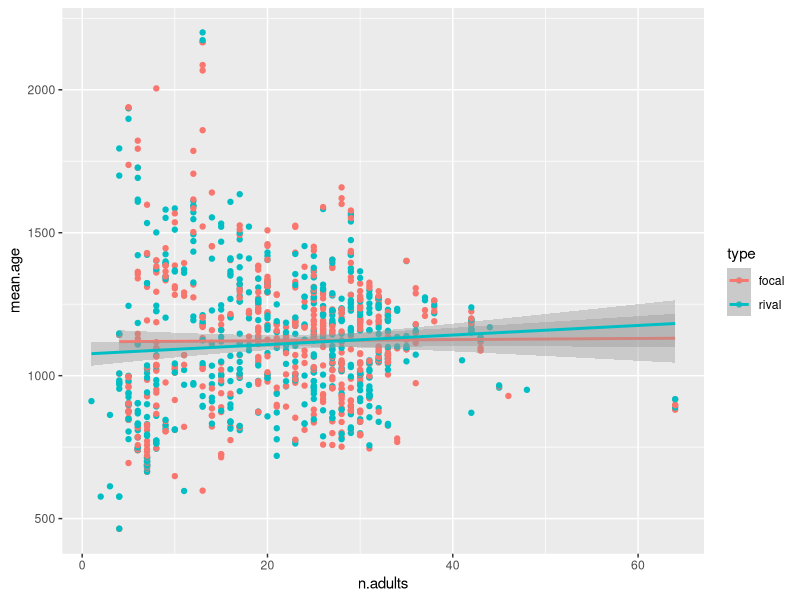
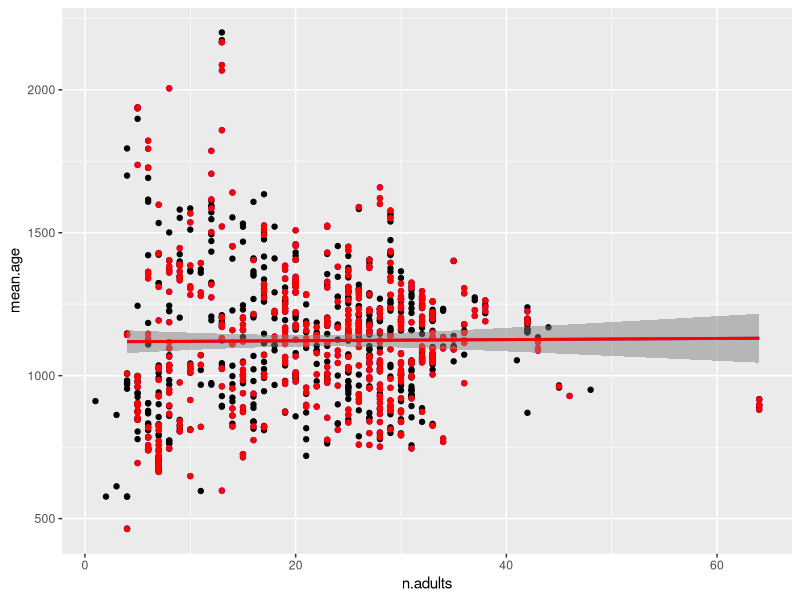

These figures' R source, in order:
#basic R and tidyverse indexing etc....
#created PAG 11 Jan 2021

#load tidyverse
#install.packages("tidyverse")
library(tidyverse)

#set working directory to wherever you have your data
setwd("C:/Users/Patrick/Dropbox (Personal)/Work/Classes and Teaching/UCSB_R_Seminar/EEMB-R-Workshop-tidyr-dplyr/")
basic.mongooses <- read.csv("mongooses.csv")
mongooses <- as_tibble(read.csv("mongooses.csv"))

#check out how R views these differently
head(basic.mongooses)
mongooses  
View(mongooses)

str(basic.mongooses)
str(mongooses)
str(as.data.frame(mongooses))#important for some functions like nlme that don't recognize tibbles

#what kind of stuff do we want to do w/ datasets?

#indexing--finding specific rows & columns
#find first row, fifth column
basic.mongooses[1,5]
#find all data in 47th row
basic.mongooses[47,]
#find all data in "n_adults" column
basic.mongooses[,5] #using indexing
basic.mongooses$n.adults #using $ operator
basic.mongooses

#subsetting
#find all rows where n_adults > 10
basic.mongooses[basic.mongooses$n.adults>10,]
#find only the focal groups with n_adults>10 and mean_age>500
basic.mongooses$focal[basic.mongooses$n.adults>10 & basic.mongooses$mean.age>1500]
basic.mongooses[basic.mongooses$n.adults>10 & basic.mongooses$mean.age>1500, "focal"]

#how do we do similar stuff in tidyr?
#piping!
#finding specific rows and columns using filter and select
#try finding rows where n_adults > 10
mongooses%>%filter(n.adults>10) #how is this different from above?

#find only the focal groups with n_adults>10 and n_males>5
#note that sometimes you need to specify the library for a function
#below, I use dplyr::select() for the select function
#this apparently happens sometimes with the group_by() function (thanks, Krista!)
hello <- mongooses%>%filter(n.adults>10, mean.age>1500)%>%dplyr::select(focal) #WOO THAT IS EASIER than line 35
#note that, different from base R, tidyR always outputs these to a tibble, not a vector
#use the $ operator to pull out the vector you want (just like you would for any other dataframe)
hello$focal

#let's compare focal groups to rival groups
#load the rival group data
rival.mongooses <- as_tibble(read.csv("rival.mongooses.csv"))
#inspect datasets
rival.mongooses
mongooses
#how do we differentiate focal from rival data? rename some variables
names(rival.mongooses)[5:6] <- c("n.rival.adults", "mean.rival.age")

#how do we combine the datasets?
#option 1
#basic R
merge(mongooses, rival.mongooses, by = c("igi.event", "focal", "rival", "daten"))
#tidyr
left_join(mongooses, rival.mongooses, by = c("igi.event", "focal", "rival", "daten"))
#make sure you assign this to a new dataframe!
new.mongooses <- left_join(mongooses, rival.mongooses, by = c("igi.event", "focal", "rival", "daten"))

#option 2
#a better way to organize data? tidy data
#as "long" as possible--each observation in its own row
mongooses$type <- "focal"
rival.mongooses$type <- "rival"
names(rival.mongooses)[5:6] <- c("n.adults", "mean.age")

tidy.mongooses <- bind_rows(mongooses, rival.mongooses)%>%arrange(igi.event)

#plotting is easier using tidy data
ggplot(data = tidy.mongooses, aes(x = n.adults, y = mean.age, col = type))+
  geom_point()+
  geom_smooth(method="lm")

#how would we plot with untidy data?
ggplot(data = new.mongooses, aes(x=n.adults, y = mean.age))+
  geom_point(col = "blue")+
  geom_smooth(method = "lm", col = "blue")+
  geom_point(aes(x=n.rival.adults, y = mean.rival.age))+
  geom_point(col = "red")+
  geom_smooth(method = "lm", col = "red")
#...it doesn't work very well

#we can also make new variables using tidy data
#what about relative n.adults = focal - rival
#I think this is not the easiest/best way, but it works for me
tidy.mongooses%>%
  group_by(igi.event, daten, focal, rival)%>%
  summarise(rel.n.adults = n.adults[type=="focal"]-n.adults[type=="rival"])
#note that the above combined tidyR with some basic indexing []

#(we can also do this using untidy data)
new.mongooses%>%
  mutate(rel.n.adults = n.adults - n.rival.adults)

#how do we summarise data? 
#for example, what's the highest mean age value for each focal group?
#base R
aggregate(x = new.mongooses$mean.age, by = list(new.mongooses$focal), FUN=max)
#tidyR
tidy.mongooses%>%
  filter(type=="focal")%>%
  group_by(focal)%>%
  summarise(oldest.mean.age = max(mean.age))
